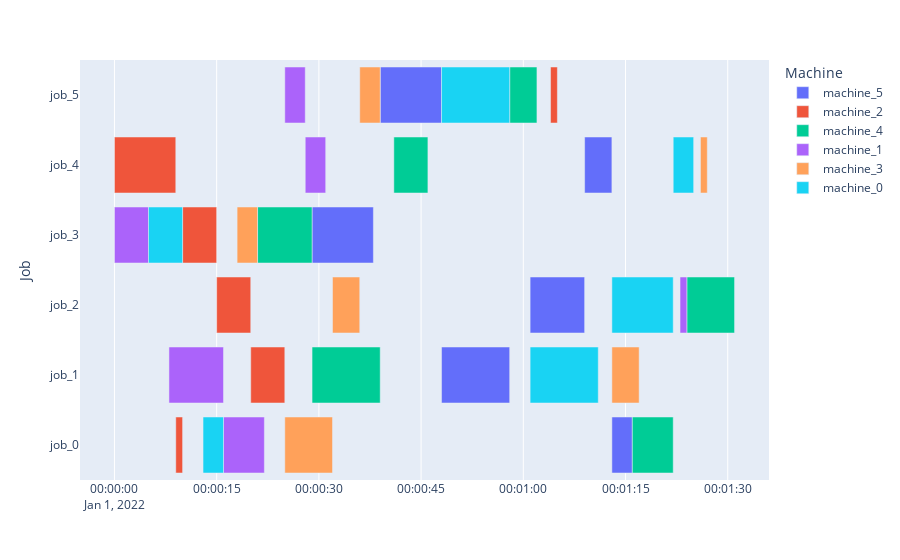
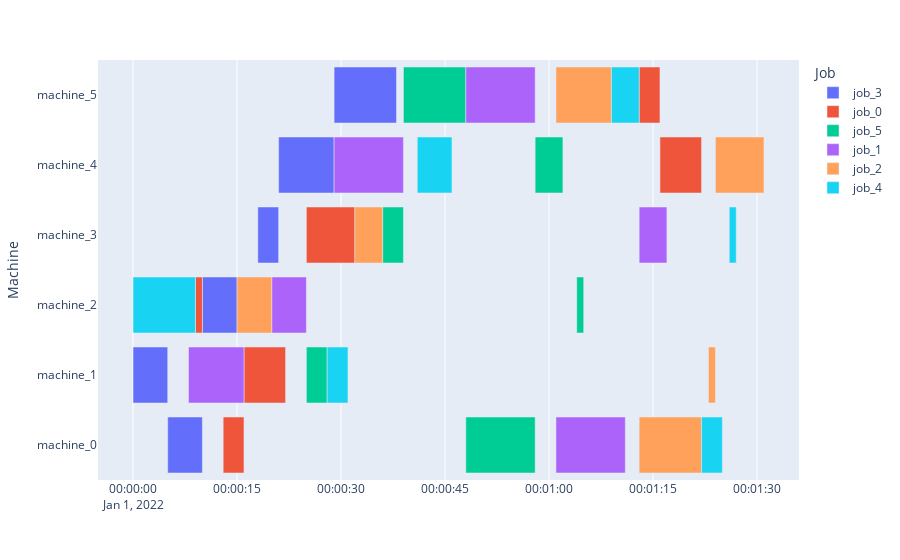

Write notebook code for charts like these, in order.
### Code cell
print(reward)
print(env.env.count_finished_tasks_job_matrix)
env.render()
env.render(y_bar="Machine",x_bar="Job")

### Figure 1 — Plotly figure (JSON) as saved in the notebook; plotly's stock layout.template omitted (floating-point values rounded to 4 significant figures)
{"data": [{"alignmentgroup": "True", "base": ["2022-01-01T00:01:13", "2022-01-01T00:00:48", "2022-01-01T00:01:01", "2022-01-01T00:00:29", "2022-01-01T00:01:09", "2022-01-01T00:00:39"], "hovertemplate": "Machine=machine_5<br>Start=%{base}<br>Finish=%{x}<br>Job=%{y}<extra></extra>", "legendgroup": "machine_5", "marker": {"color": "#636efa", "pattern": {"shape": ""}}, "name": "machine_5", "offsetgroup": "machine_5", "orientation": "h", "showlegend": true, "textposition": "auto", "type": "bar", "x": [3000, 10000, 8000, 9000, 4000, 9000], "xaxis": "x", "y": ["job_0", "job_1", "job_2", "job_3", "job_4", "job_5"], "yaxis": "y"}, {"alignmentgroup": "True", "base": ["2022-01-01T00:00:09", "2022-01-01T00:00:20", "2022-01-01T00:00:15", "2022-01-01T00:00:10", "2022-01-01T00:00:00", "2022-01-01T00:01:04"], "hovertemplate": "Machine=machine_2<br>Start=%{base}<br>Finish=%{x}<br>Job=%{y}<extra></extra>", "legendgroup": "machine_2", "marker": {"color": "#EF553B", "pattern": {"shape": ""}}, "name": "machine_2", "offsetgroup": "machine_2", "orientation": "h", "showlegend": true, "textposition": "auto", "type": "bar", "x": [1000, 5000, 5000, 5000, 9000, 1000], "xaxis": "x", "y": ["job_0", "job_1", "job_2", "job_3", "job_4", "job_5"], "yaxis": "y"}, {"alignmentgroup": "True", "base": ["2022-01-01T00:01:16", "2022-01-01T00:00:29", "2022-01-01T00:01:24", "2022-01-01T00:00:21", "2022-01-01T00:00:41", "2022-01-01T00:00:58"], "hovertemplate": "Machine=machine_4<br>Start=%{base}<br>Finish=%{x}<br>Job=%{y}<extra></extra>", "legendgroup": "machine_4", "marker": {"color": "#00cc96", "pattern": {"shape": ""}}, "name": "machine_4", "offsetgroup": "machine_4", "orientation": "h", "showlegend": true, "textposition": "auto", "type": "bar", "x": [6000, 10000, 7000, 8000, 5000, 4000], "xaxis": "x", "y": ["job_0", "job_1", "job_2", "job_3", "job_4", "job_5"], "yaxis": "y"}, {"alignmentgroup": "True", "base": ["2022-01-01T00:00:16", "2022-01-01T00:00:08", "2022-01-01T00:01:23", "2022-01-01T00:00:00", "2022-01-01T00:00:28", "2022-01-01T00:00:25"], "hovertemplate": "Machine=machine_1<br>Start=%{base}<br>Finish=%{x}<br>Job=%{y}<extra></extra>", "legendgroup": "machine_1", "marker": {"color": "#ab63fa", "pattern": {"shape": ""}}, "name": "machine_1", "offsetgroup": "machine_1", "orientation": "h", "showlegend": true, "textposition": "auto", "type": "bar", "x": [6000, 8000, 1000, 5000, 3000, 3000], "xaxis": "x", "y": ["job_0", "job_1", "job_2", "job_3", "job_4", "job_5"], "yaxis": "y"}, {"alignmentgroup": "True", "base": ["2022-01-01T00:00:25", "2022-01-01T00:01:13", "2022-01-01T00:00:32", "2022-01-01T00:00:18", "2022-01-01T00:01:26", "2022-01-01T00:00:36"], "hovertemplate": "Machine=machine_3<br>Start=%{base}<br>Finish=%{x}<br>Job=%{y}<extra></extra>", "legendgroup": "machine_3", "marker": {"color": "#FFA15A", "pattern": {"shape": ""}}, "name": "machine_3", "offsetgroup": "machine_3", "orientation": "h", "showlegend": true, "textposition": "auto", "type": "bar", "x": [7000, 4000, 4000, 3000, 1000, 3000], "xaxis": "x", "y": ["job_0", "job_1", "job_2", "job_3", "job_4", "job_5"], "yaxis": "y"}, {"alignmentgroup": "True", "base": ["2022-01-01T00:00:13", "2022-01-01T00:01:01", "2022-01-01T00:01:13", "2022-01-01T00:00:05", "2022-01-01T00:01:22", "2022-01-01T00:00:48"], "hovertemplate": "Machine=machine_0<br>Start=%{base}<br>Finish=%{x}<br>Job=%{y}<extra></extra>", "legendgroup": "machine_0", "marker": {"color": "#19d3f3", "pattern": {"shape": ""}}, "name": "machine_0", "offsetgroup": "machine_0", "orientation": "h", "showlegend": true, "textposition": "auto", "type": "bar", "x": [3000, 10000, 9000, 5000, 3000, 10000], "xaxis": "x", "y": ["job_0", "job_1", "job_2", "job_3", "job_4", "job_5"], "yaxis": "y"}], "layout": {"barmode": "overlay", "legend": {"title": {"text": "Machine"}, "tracegroupgap": 0}, "margin": {"t": 60}, "xaxis": {"anchor": "y", "domain": [0, 1], "type": "date"}, "yaxis": {"anchor": "x", "domain": [0, 1], "title": {"text": "Job"}}}}

### Figure 2 — Plotly figure (JSON) as saved in the notebook; plotly's stock layout.template omitted (floating-point values rounded to 4 significant figures)
{"data": [{"alignmentgroup": "True", "base": ["2022-01-01T00:00:05", "2022-01-01T00:00:00", "2022-01-01T00:00:10", "2022-01-01T00:00:18", "2022-01-01T00:00:21", "2022-01-01T00:00:29"], "hovertemplate": "Job=job_3<br>Start=%{base}<br>Finish=%{x}<br>Machine=%{y}<extra></extra>", "legendgroup": "job_3", "marker": {"color": "#636efa", "pattern": {"shape": ""}}, "name": "job_3", "offsetgroup": "job_3", "orientation": "h", "showlegend": true, "textposition": "auto", "type": "bar", "x": [5000, 5000, 5000, 3000, 8000, 9000], "xaxis": "x", "y": ["machine_0", "machine_1", "machine_2", "machine_3", "machine_4", "machine_5"], "yaxis": "y"}, {"alignmentgroup": "True", "base": ["2022-01-01T00:00:13", "2022-01-01T00:00:16", "2022-01-01T00:00:09", "2022-01-01T00:00:25", "2022-01-01T00:01:16", "2022-01-01T00:01:13"], "hovertemplate": "Job=job_0<br>Start=%{base}<br>Finish=%{x}<br>Machine=%{y}<extra></extra>", "legendgroup": "job_0", "marker": {"color": "#EF553B", "pattern": {"shape": ""}}, "name": "job_0", "offsetgroup": "job_0", "orientation": "h", "showlegend": true, "textposition": "auto", "type": "bar", "x": [3000, 6000, 1000, 7000, 6000, 3000], "xaxis": "x", "y": ["machine_0", "machine_1", "machine_2", "machine_3", "machine_4", "machine_5"], "yaxis": "y"}, {"alignmentgroup": "True", "base": ["2022-01-01T00:00:48", "2022-01-01T00:00:25", "2022-01-01T00:01:04", "2022-01-01T00:00:36", "2022-01-01T00:00:58", "2022-01-01T00:00:39"], "hovertemplate": "Job=job_5<br>Start=%{base}<br>Finish=%{x}<br>Machine=%{y}<extra></extra>", "legendgroup": "job_5", "marker": {"color": "#00cc96", "pattern": {"shape": ""}}, "name": "job_5", "offsetgroup": "job_5", "orientation": "h", "showlegend": true, "textposition": "auto", "type": "bar", "x": [10000, 3000, 1000, 3000, 4000, 9000], "xaxis": "x", "y": ["machine_0", "machine_1", "machine_2", "machine_3", "machine_4", "machine_5"], "yaxis": "y"}, {"alignmentgroup": "True", "base": ["2022-01-01T00:01:01", "2022-01-01T00:00:08", "2022-01-01T00:00:20", "2022-01-01T00:01:13", "2022-01-01T00:00:29", "2022-01-01T00:00:48"], "hovertemplate": "Job=job_1<br>Start=%{base}<br>Finish=%{x}<br>Machine=%{y}<extra></extra>", "legendgroup": "job_1", "marker": {"color": "#ab63fa", "pattern": {"shape": ""}}, "name": "job_1", "offsetgroup": "job_1", "orientation": "h", "showlegend": true, "textposition": "auto", "type": "bar", "x": [10000, 8000, 5000, 4000, 10000, 10000], "xaxis": "x", "y": ["machine_0", "machine_1", "machine_2", "machine_3", "machine_4", "machine_5"], "yaxis": "y"}, {"alignmentgroup": "True", "base": ["2022-01-01T00:01:13", "2022-01-01T00:01:23", "2022-01-01T00:00:15", "2022-01-01T00:00:32", "2022-01-01T00:01:24", "2022-01-01T00:01:01"], "hovertemplate": "Job=job_2<br>Start=%{base}<br>Finish=%{x}<br>Machine=%{y}<extra></extra>", "legendgroup": "job_2", "marker": {"color": "#FFA15A", "pattern": {"shape": ""}}, "name": "job_2", "offsetgroup": "job_2", "orientation": "h", "showlegend": true, "textposition": "auto", "type": "bar", "x": [9000, 1000, 5000, 4000, 7000, 8000], "xaxis": "x", "y": ["machine_0", "machine_1", "machine_2", "machine_3", "machine_4", "machine_5"], "yaxis": "y"}, {"alignmentgroup": "True", "base": ["2022-01-01T00:01:22", "2022-01-01T00:00:28", "2022-01-01T00:00:00", "2022-01-01T00:01:26", "2022-01-01T00:00:41", "2022-01-01T00:01:09"], "hovertemplate": "Job=job_4<br>Start=%{base}<br>Finish=%{x}<br>Machine=%{y}<extra></extra>", "legendgroup": "job_4", "marker": {"color": "#19d3f3", "pattern": {"shape": ""}}, "name": "job_4", "offsetgroup": "job_4", "orientation": "h", "showlegend": true, "textposition": "auto", "type": "bar", "x": [3000, 3000, 9000, 1000, 5000, 4000], "xaxis": "x", "y": ["machine_0", "machine_1", "machine_2", "machine_3", "machine_4", "machine_5"], "yaxis": "y"}], "layout": {"barmode": "overlay", "legend": {"title": {"text": "Job"}, "tracegroupgap": 0}, "margin": {"t": 60}, "xaxis": {"anchor": "y", "domain": [0, 1], "type": "date"}, "yaxis": {"anchor": "x", "domain": [0, 1], "title": {"text": "Machine"}}}}
